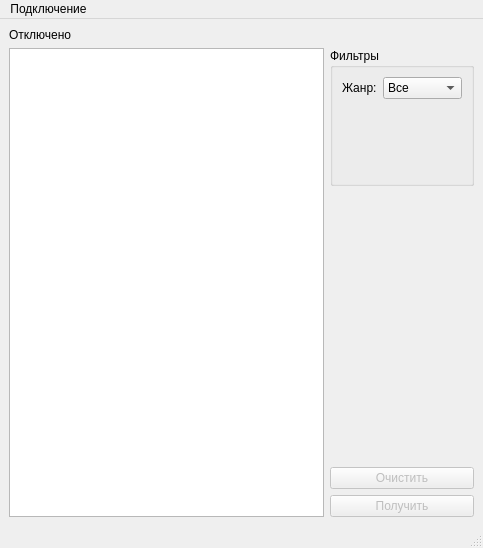
<?xml version="1.0" encoding="UTF-8"?>
<ui version="4.0">
 <class>MainWindow</class>
 <widget class="QMainWindow" name="MainWindow">
  <property name="geometry">
   <rect>
    <x>0</x>
    <y>0</y>
    <width>483</width>
    <height>548</height>
   </rect>
  </property>
  <property name="sizePolicy">
   <sizepolicy hsizetype="Preferred" vsizetype="Expanding">
    <horstretch>0</horstretch>
    <verstretch>0</verstretch>
   </sizepolicy>
  </property>
  <property name="windowTitle">
   <string>MainWindow</string>
  </property>
  <widget class="QWidget" name="centralwidget">
   <layout class="QGridLayout" name="gridLayout">
    <item row="0" column="0">
     <widget class="QLabel" name="lb_statusConnect">
      <property name="sizePolicy">
       <sizepolicy hsizetype="Preferred" vsizetype="Maximum">
        <horstretch>0</horstretch>
        <verstretch>0</verstretch>
       </sizepolicy>
      </property>
      <property name="text">
       <string>Отключено</string>
      </property>
     </widget>
    </item>
    <item row="4" column="1">
     <widget class="QPushButton" name="pb_clear">
      <property name="enabled">
       <bool>false</bool>
      </property>
      <property name="sizePolicy">
       <sizepolicy hsizetype="Minimum" vsizetype="Maximum">
        <horstretch>0</horstretch>
        <verstretch>0</verstretch>
       </sizepolicy>
      </property>
      <property name="text">
       <string>Очистить</string>
      </property>
     </widget>
    </item>
    <item row="1" column="1">
     <widget class="QGroupBox" name="gb_filters">
      <property name="sizePolicy">
       <sizepolicy hsizetype="Preferred" vsizetype="Minimum">
        <horstretch>0</horstretch>
        <verstretch>0</verstretch>
       </sizepolicy>
      </property>
      <property name="title">
       <string>Фильтры</string>
      </property>
      <layout class="QFormLayout" name="formLayout">
       <item row="0" column="0">
        <widget class="QLabel" name="lb_category">
         <property name="text">
          <string>Жанр:</string>
         </property>
        </widget>
       </item>
       <item row="0" column="1">
        <widget class="QComboBox" name="cb_category">
         <item>
          <property name="text">
           <string>Все</string>
          </property>
         </item>
         <item>
          <property name="text">
           <string>Комедия</string>
          </property>
         </item>
         <item>
          <property name="text">
           <string>Ужасы</string>
          </property>
         </item>
        </widget>
       </item>
      </layout>
     </widget>
    </item>
    <item row="5" column="1">
     <widget class="QPushButton" name="pb_request">
      <property name="enabled">
       <bool>false</bool>
      </property>
      <property name="sizePolicy">
       <sizepolicy hsizetype="Minimum" vsizetype="Maximum">
        <horstretch>0</horstretch>
        <verstretch>0</verstretch>
       </sizepolicy>
      </property>
      <property name="text">
       <string>Получить</string>
      </property>
     </widget>
    </item>
    <item row="2" column="1" rowspan="2">
     <spacer name="verticalSpacer">
      <property name="orientation">
       <enum>Qt::Vertical</enum>
      </property>
      <property name="sizeType">
       <enum>QSizePolicy::Minimum</enum>
      </property>
      <property name="sizeHint" stdset="0">
       <size>
        <width>20</width>
        <height>40</height>
       </size>
      </property>
     </spacer>
    </item>
    <item row="1" column="0" rowspan="5">
     <widget class="QTableView" name="tb_result">
      <property name="sizePolicy">
       <sizepolicy hsizetype="Expanding" vsizetype="Expanding">
        <horstretch>0</horstretch>
        <verstretch>0</verstretch>
       </sizepolicy>
      </property>
     </widget>
    </item>
   </layout>
  </widget>
  <widget class="QMenuBar" name="menubar">
   <property name="geometry">
    <rect>
     <x>0</x>
     <y>0</y>
     <width>483</width>
     <height>21</height>
    </rect>
   </property>
   <widget class="QMenu" name="menu">
    <property name="title">
     <string>Подключение</string>
    </property>
    <addaction name="act_addData"/>
    <addaction name="separator"/>
    <addaction name="act_connect"/>
   </widget>
   <addaction name="menu"/>
  </widget>
  <widget class="QStatusBar" name="statusbar"/>
  <action name="act_connect">
   <property name="text">
    <string>Подключиться</string>
   </property>
  </action>
  <action name="act_addData">
   <property name="text">
    <string>Ввести данные</string>
   </property>
  </action>
 </widget>
 <resources/>
 <connections/>
</ui>
